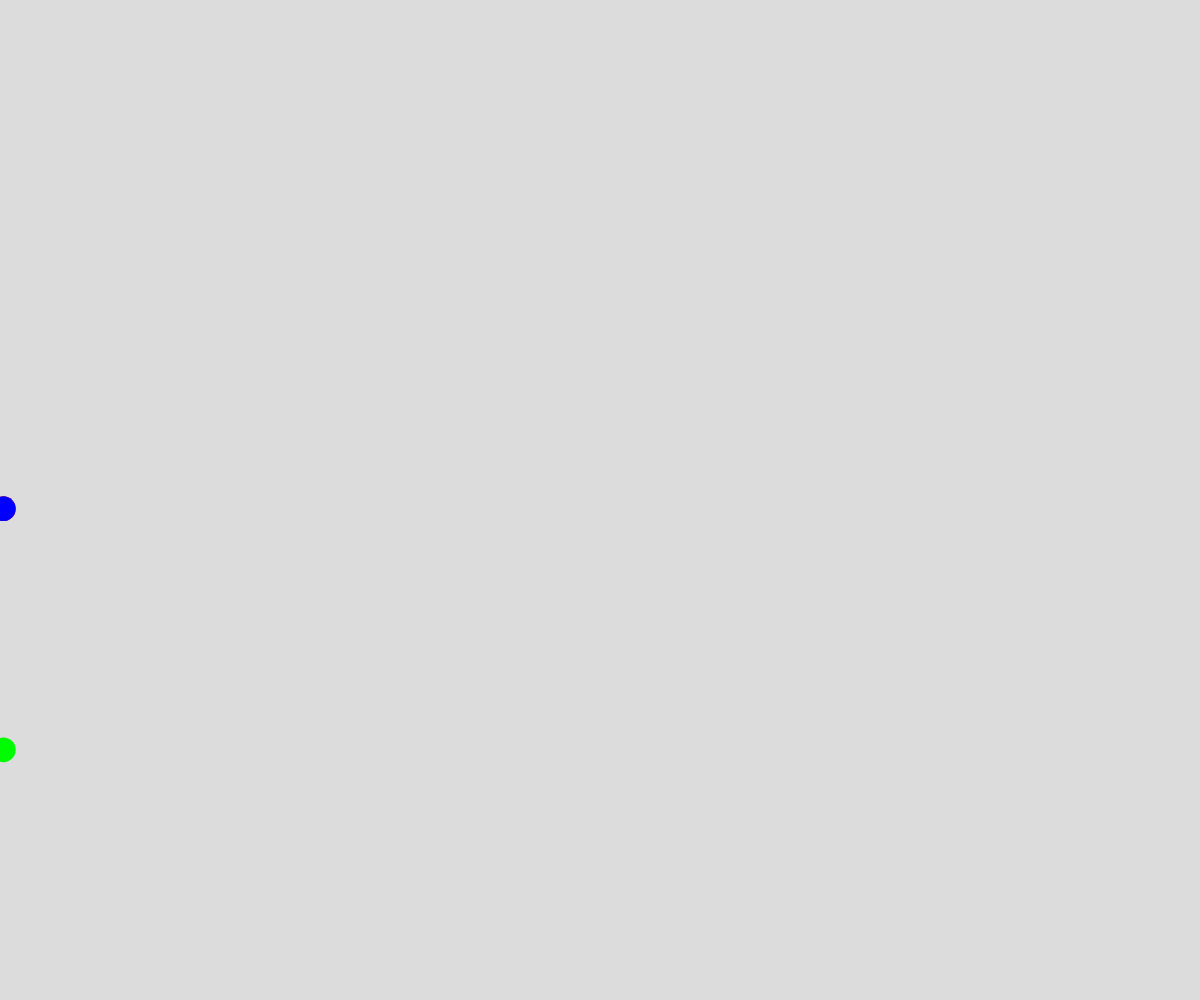
Frame 1 (no input)
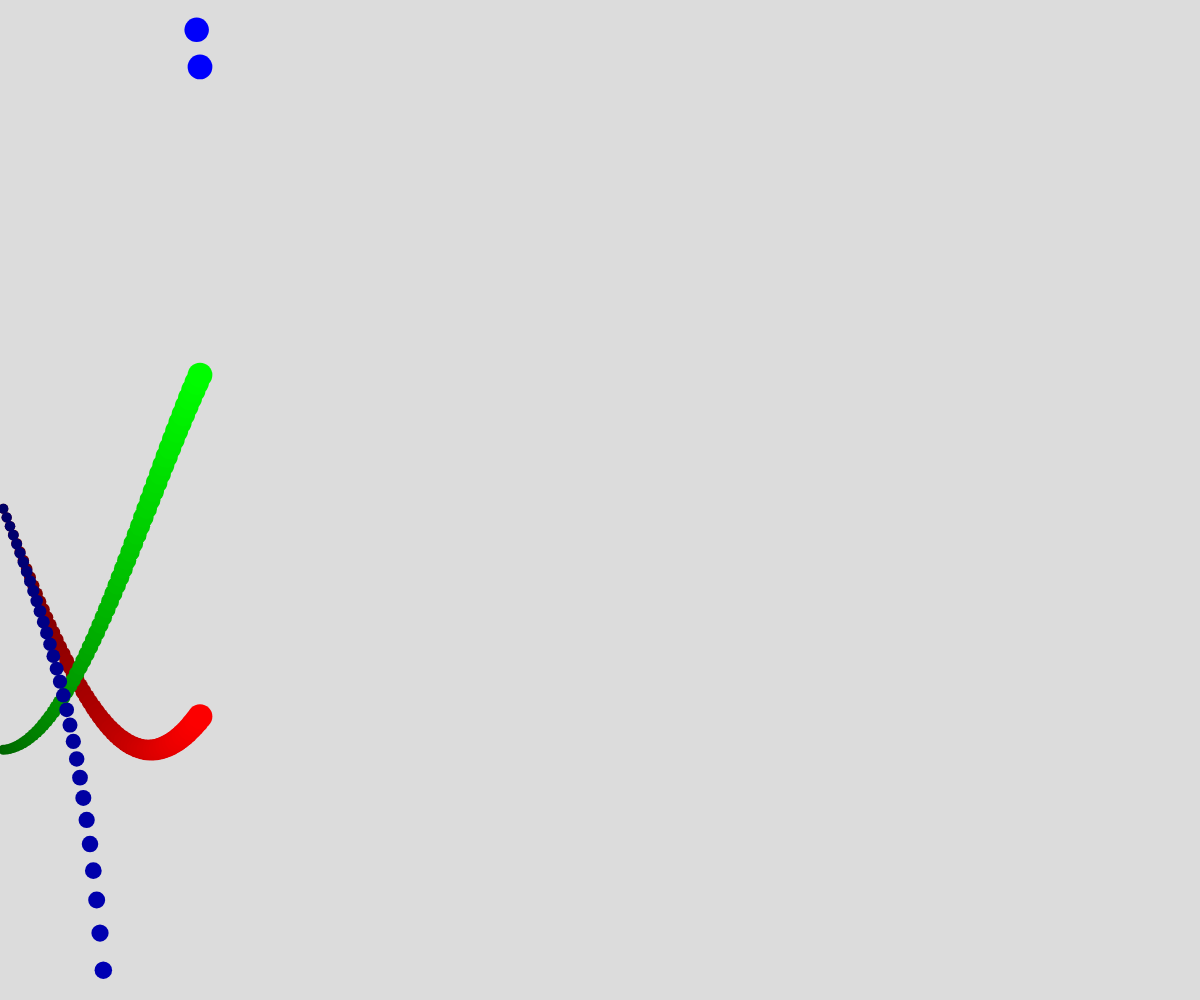
Frame 60 (no input)
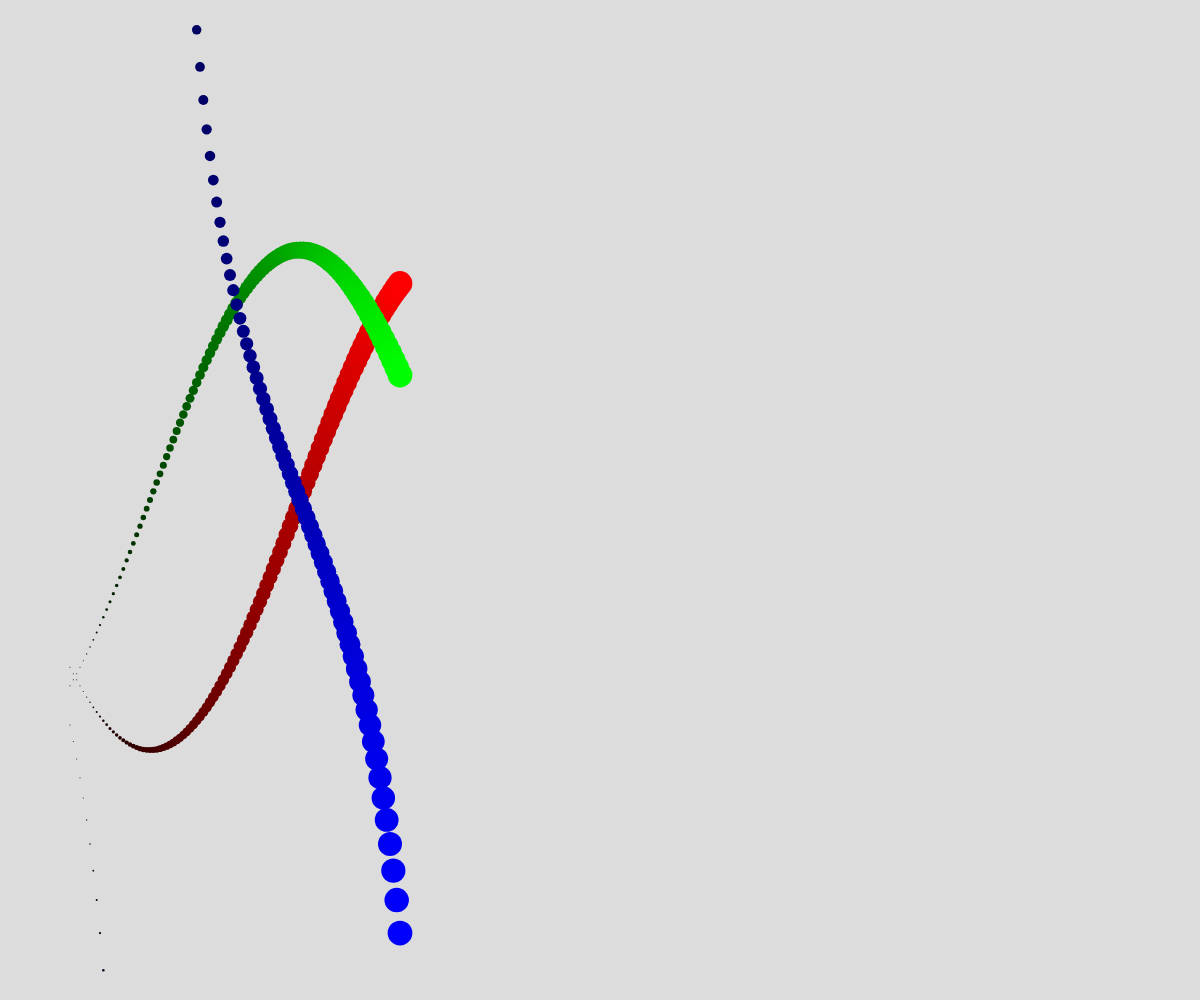
Frame 120 (the mouse pressed at the canvas centre since frame 60)

The p5.js sketch that drew these frames (run headless with seeded random() and noise() and a simulated clock; from frame 60 on, the mouse is pressed at the canvas centre):

// p5.js sketch
// ── sketch.js
const curves = []

function setup() {
  createCanvas(windowWidth, windowHeight);
  curves.push(new trigonometryCurve(sin, [255,0,0]))
  curves.push(new trigonometryCurve(cos, [0,255,0]))
  curves.push(new trigonometryCurve(tan, [0,0,255]))
}

function draw() {
  background(220);
  curves.forEach(curve => curve.draw())
}

class trigonometryCurve {
  constructor(trig = sin, color = [255,0,0], frequency = 2, trailSize = 100, speed = 2, dotsize = 25) {
    this.coords = []
    this.frequency = frequency
    this.trailSize = trailSize
    this.speed = speed
    this.dotsize = dotsize
    this.trig = trig
    this.color = color
    angleMode(DEGREES)
  }
  draw() {
    noStroke();
    let x = width / (360 * this.frequency) * ((frameCount * this.speed) % (360 * this.frequency))
    let y = this.trig(frameCount * this.speed)
    this.coords.push({
      x: x,
      y: y
    })
    this.coords = this.coords.slice(-this.trailSize)
    this.coords.forEach((coord, count) => {
      fill(
        this.color[0] - (255 / this.trailSize * (Math.abs(this.coords.length - count))),
        this.color[1] - (255 / this.trailSize * (Math.abs(this.coords.length - count))),
        this.color[2] - (255 / this.trailSize * (Math.abs(this.coords.length - count)))
      )
      circle(
        coord.x, 
        (height / 2) + ((height / 4) * coord.y),
        max(1, this.dotsize - (this.dotsize / this.trailSize * (Math.abs(this.coords.length - count))))
      )
    })
  }
}
